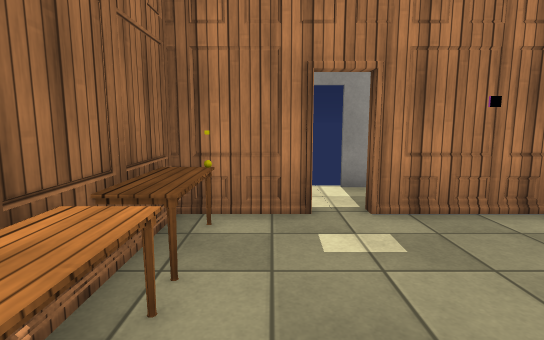
view 1 (above)

12 first-person views from a walk through a 3-D level made in the Unity game engine. The camera is 1.3 m above the floor, tilts 8° down and sees 80° across. Doors are open. The floor is counted in squares, 1 m on a side. Each view is taken from the middle of a square. On the plan, view 1 faces up. The plan holds only what a view shows up to about 14 squares ahead; the rest is blank. The place goes on beyond the plan. The player character is not drawn. Some animated figures are left out. Surface patterns are stand-ins for the level's own textures.

view 2
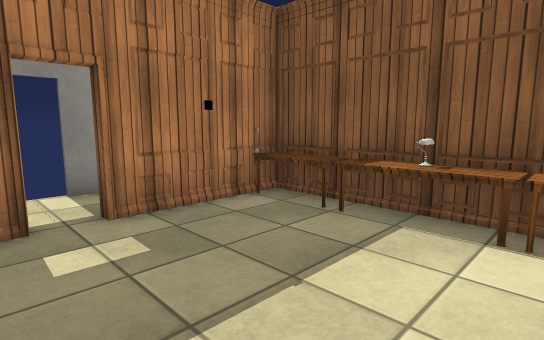

view 3
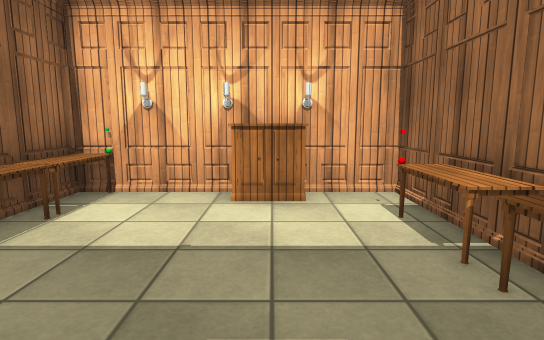

view 4
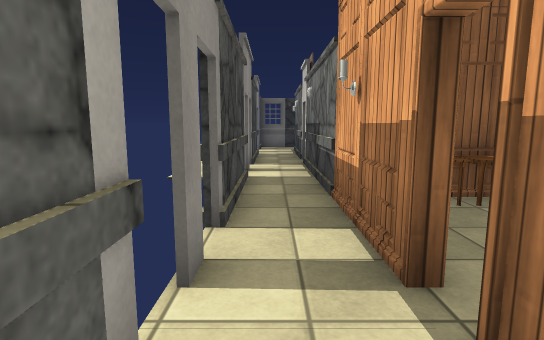

view 5
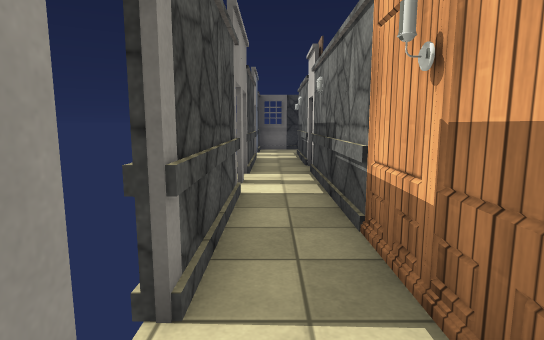

view 6
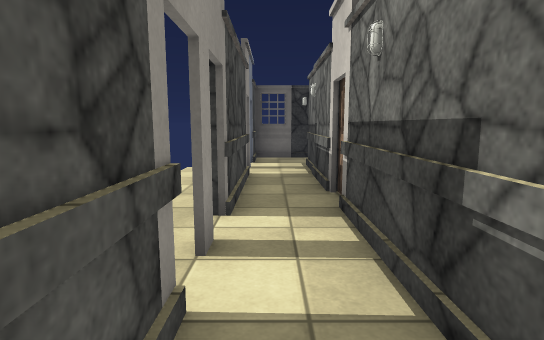

view 7
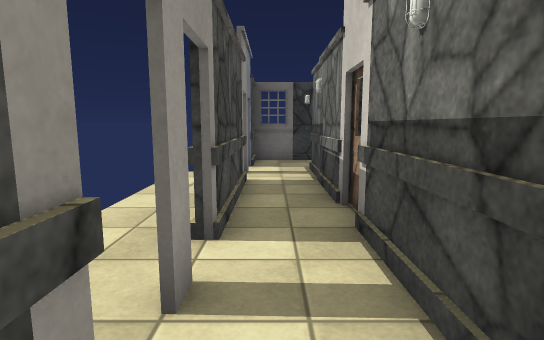

view 8
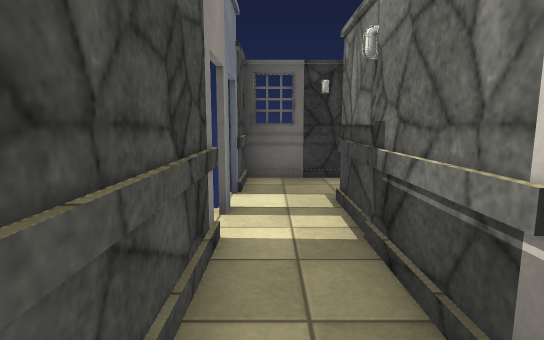

view 9
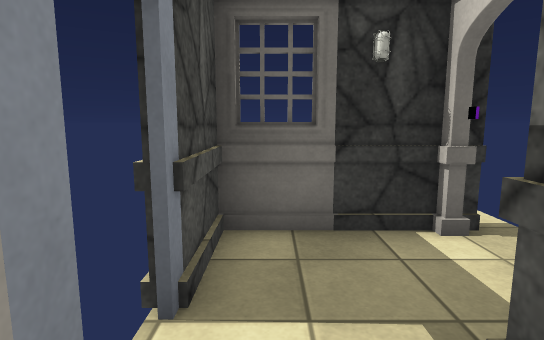

view 10
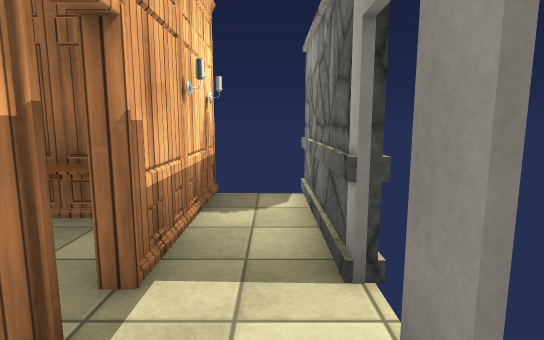

view 11
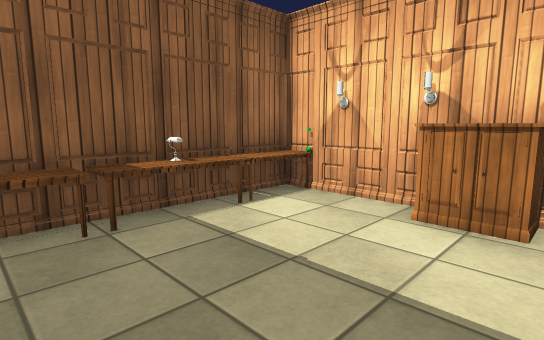

view 12
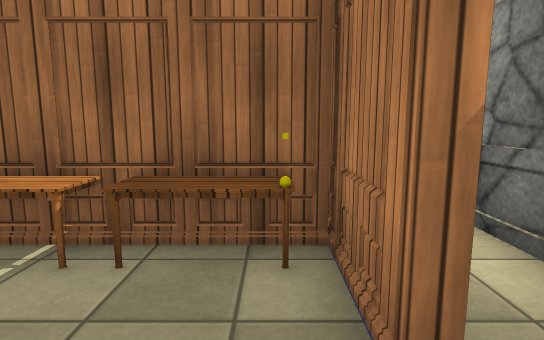

### Floor plan
Ten units are one square. View 1 is at (0, 0); x grows to the right and y downward. Boxes are objects, and circles mark ways between rooms. Rooms are numbered by the first view taken in them; rooms with no view inside come last. Other rooms are left out.
<svg viewBox="-40 -75 224 95">
<path fill="none" stroke="#000" d="M6 -47 -19 -47M-15 -46 -15 12 48 12 48 -50M49 -47 15 -47M71 -67 30 -67M21 -67 14 -67M15 -47 15 -49 102 -49M106 -47 114 -47M110 -49 156 -49M6 -67 -35 -67M136 -67 95 -67M151 -67 145 -67M-35 -49 6 -49 6 -47M179 -34 179 -67 160 -67"/>
<rect x="-25" y="-25" width="20" height="20" fill="#bbb"><title>other object</title></rect>
<rect x="-25" y="-45" width="20" height="20" fill="#bbb"><title>other object</title></rect>
<rect x="5" y="5" width="10" height="10" fill="#bbb"><title>cabinet</title></rect>
<rect x="35" y="-5" width="10" height="10" fill="#bbb"><title>other object</title></rect>
<rect x="35" y="-25" width="10" height="20" fill="#bbb"><title>other object</title></rect>
<rect x="35" y="-45" width="10" height="20" fill="#bbb"><title>other object</title></rect>
<circle cx="10" cy="-50" r="3" fill="#2a7"/>
<circle cx="150" cy="-60" r="3" fill="#2a7"/>
<text x="10" y="-20">1</text>
<text x="60" y="-60">2</text>
<text x="160" y="-50">3</text>
</svg>
Room 1 opens to room 2. Room 2 opens to room 3.

Where each view was taken, in squares from view 1:
view 1: 0 up, 0 right, facing up
view 2: 0 up, 0 right, facing up-right
view 3: 5 up, 1 right, facing down
view 4: 6 up, 1 left, facing right
view 5: 6 up, 1 right, facing right
view 6: 6 up, 5 right, facing right
view 7: 6 up, 6 right, facing right
view 8: 6 up, 10 right, facing right
view 9: 6 up, 14 right, facing right
view 10: 6 up, 3 right, facing left
view 11: 4 up, 0 right, facing down-right
view 12: 4 up, 2 right, facing left
